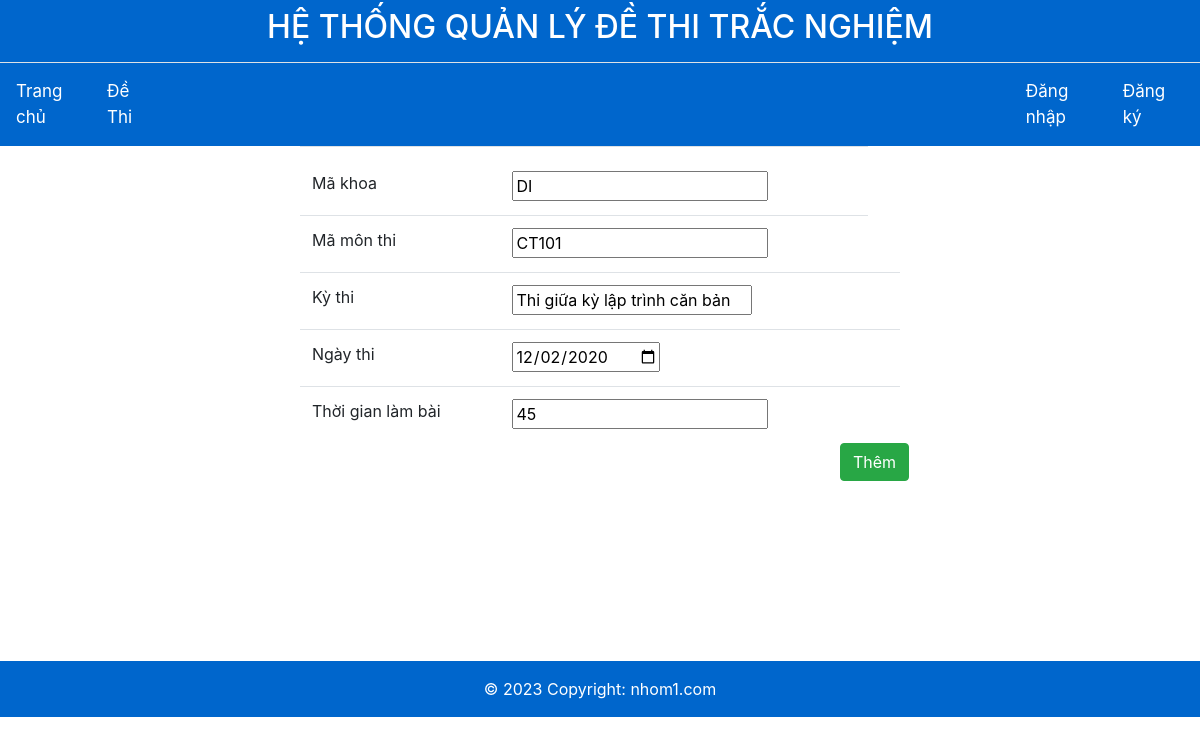
/edit.php?maDT=1, run on the app's committed database.
### tables this page shows
create table DETHI (
maDT int(8) primary key NOT NULL auto_increment,
tenDT varchar(255) NOT NULL,
ngaythi date NOT NULL,
tgthi int,
makhoa char(8) NOT NULL,
 
mamon char(8) NOT NULL,
foreign key (makhoa) references khoa(makhoa),
foreign key (mamon) references mon(mamon)
);

### lib/Psr4AutoloaderClass.php (called while the page is built, shortened)
<?php
class Psr4AutoloaderClass
{
	protected $prefixes = array();
	public function addNamespace($prefix, $base_dir, $prepend = false)
	{
		$prefix = trim($prefix, '\\') . '\\';
		$base_dir = rtrim($base_dir, DIRECTORY_SEPARATOR) . '/';
		if (isset($this->prefixes[$prefix]) === false) {
			$this->prefixes[$prefix] = array();
		}
		if ($prepend) {
			array_unshift($this->prefixes[$prefix], $base_dir);
		} else {
			array_push($this->prefixes[$prefix], $base_dir);
		}
	}
	public function loadClass($class)
	{
		$prefix = $class;
		while (false !== $pos = strrpos($prefix, '\\')) {
			$prefix = substr($class, 0, $pos + 1);
			$relative_class = substr($class, $pos + 1);
			$mapped_file = $this->loadMappedFile($prefix, $relative_class);
			if ($mapped_file) {
				return $mapped_file;
			}
			$prefix = rtrim($prefix, '\\');
		}
		return false;
	}
	protected function loadMappedFile($prefix, $relative_class)
	{
		foreach ($this->prefixes[$prefix] as $base_dir) {
			$file = $base_dir
				. str_replace('\\', '/', $relative_class)
				. '.php';
			if ($this->requireFile($file)) {
				return $file;
			}
		}
		return false;
	}
	protected function requireFile($file)
	{
		if (file_exists($file)) {
			return true;
		}
		return false;
	}
}

### src/controlDeThi.php (called while the page is built, shortened)
<?php
class controlDeThi{
private $db;
public function __construct($pdo)
{
    $this->db = $pdo;
}
public function getDeThiMaDeThi($maDT){
    $statement = $this->db->prepare('select * from dethi where maDT like :maDT');
    $statement->execute(array('maDT'=>$maDT));
    while($row = $statement->fetch()){
        $dethi = new controlDeThi($this->db);
        $dethi->fillFromDT($row);
    }
    return $dethi;
}
protected function fillFromDT(array $row)
{
    return $this;
}
}

### Public/edit.php (the view, shortened to what this page needs)
<?php
    require_once '../connectData.php';
?>
<!DOCTYPE html>
<html lang="en">
<head>
    <link rel="stylesheet" href="https://cdnjs.cloudflare.com/ajax/libs/font-awesome/4.7.0/css/font-awesome.min.css">
    <link rel="stylesheet" href="https://cdn.jsdelivr.net/npm/bootstrap@4.6.0/dist/css/bootstrap.min.css"
>
</head>
<body>
    <?php require_once '../Compoinent/header.php' ?>
    <form action="" method="post">
    <?php require_once '../Compoinent/header.php';
    $controlDethi = new controlDeThi($PDO);
    $maDT = isset($_REQUEST['maDT']) ?
    filter_var($_REQUEST['maDT']) : -1;
    $Dethi = $controlDethi->getDeThiMaDeThi($maDT);
    ?>
        <table class="m-auto py-2 table" style="width:50%;">
            <tr>
                <td class="pt-4">
                    <label for="makhoa">Mã khoa</label>
                </td>
                <td class="pt-4">
                    <input type="text" name='makhoa' id="makhoa" value='<?=$Dethi->makhoa?>'>
                </td>
            </tr>
            <tr>
                <td>
                    <label for="mamon">Mã môn thi</label>
                </td>
                <td>
                    <input type="text" name='mamon' id="mamon" value='<?=$Dethi->mamon?>'>
                </td>
            </tr>
            <tr>
                <td>
                    <label for="tenDT">Kỳ thi</label>
                </td>
                <td>
                    <input style="width: 240px;" type="text" name='tenDT' id="tenDT" value='<?=$Dethi->tenDT?>'>
                </td>
                <td>
                </td>
            </tr>
            <tr>
                <td>
                    <label for="ngaythi">Ngày thi</label>
                </td>
                <td>
                    <input type="date" name='ngaythi' id='ngaythi' value="<?=$Dethi->ngaythi?>">
                </td>
                <td>
                </td>
            </tr>
            <tr>
                <td>
                    <label for="tgthi">Thời gian làm bài</label>
                </td>
                <td>
                    <input type="text" name='tgthi' id="tgthi" value="<?=$Dethi->tgthi?>">
                </td>
                <td>
                </td>
            </tr>
        </table>
        <button class="btn btn-success" style="margin-left: 70%;"  type="submit" name="submit" id="submit" >Thêm</button>
    </form>
    <div style="height: 180px;"></div>
    <?php require_once '../Compoinent/footer.php' ?>
</body>
</html>

### data on the page
dethi: makhoa "DI", mamon "CT101", tenDT "Thi giữa kỳ lập trình căn bản", ngaythi "12/02/2020", tgthi "45"
